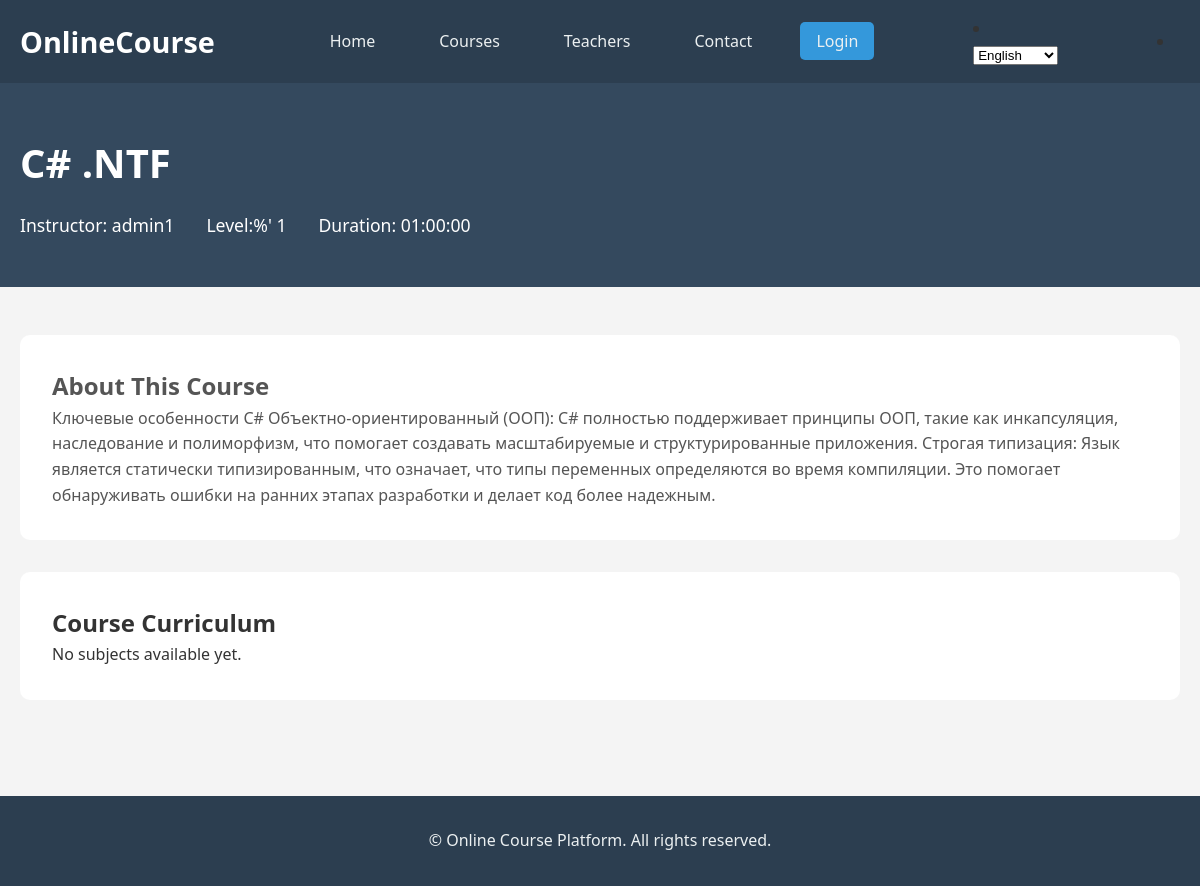
Page /course/4/ on the committed database.
### courses/models.py (models this page shows, shortened)
class Course(models.Model):
    title = models.CharField(max_length=200)
    description = models.TextField()
    teacher = models.ForeignKey(Teacher, on_delete=models.CASCADE)
    created_at = models.DateTimeField(auto_now_add=True)
    duration = models.CharField(max_length=50)
    level = models.CharField(max_length=50)

class Teacher(models.Model):
    user = models.OneToOneField(User, on_delete=models.CASCADE)
    bio = models.TextField()
    expertise = models.CharField(max_length=200)
    photo = models.CharField(max_length=500, blank=True)
    def __str__(self):
        return self.user.get_full_name() or self.user.username

### courses/views.py (the view)
# urls.py: path('course/<int:course_id>/', views.course_detail, name='course_detail'),
def course_detail(request, course_id):
    course = get_object_or_404(Course, id=course_id)
    subjects = course.subjects.all()
    return render(request, 'courses/course_detail.html', {'course': course, 'subjects': subjects})

### courses/templates/courses/course_detail.html (shortened to what this page needs)
{% extends 'base.html' %}
{% load i18n %}
{% block content %}
<section class="course-detail-header">
    <div class="container">
        <h1>{{ course.title }}</h1>
        <p class="course-meta">
            <span>{% trans 'Instructor:'%} {{ course.teacher }}</span>
            <span>{% trans 'Level:'%}%' {{ course.level }}</span>
            <span>{% trans 'Duration:'%} {{ course.duration }}</span>
        </p>
    </div>
</section>
<section class="course-content">
    <div class="container">
        <div class="course-description">
            <h2>{% trans 'About This Course'%}</h2>
            <p>{{ course.description }}</p>
        </div>
        <div class="course-curriculum">
            <h2>{% trans 'Course Curriculum'%}</h2>
            {% for subject in subjects %}
            <div class="subject-section">
                <h3>{{ subject.title }}</h3>
                <ul class="lessons-list">
                    {% for lesson in subject.lessons.all %}
                    <li class="lesson-item">
                        <a href="{% url 'lesson_detail' lesson.id %}">
                            <span class="lesson-title">{{ lesson.title }}</span>
                            <span class="lesson-duration">{{ lesson.duration }}</span>
                        </a>
                    </li>
                    {% endfor %}
                </ul>
            </div>
            {% empty %}
            <p>{% trans 'No subjects available yet.'%}</p>
            {% endfor %}
        </div>
    </div>
</section>
{% endblock %}

### courses/static/css/style.css (style rules this page uses)
* { margin: 0; padding: 0; box-sizing: border-box; }
body { font-family: 'Segoe UI', Tahoma, Geneva, Verdana, sans-serif; line-height: 1.6; color: #333; background-color: #f4f4f4; }
.container { max-width: 1200px; margin: 0 auto; padding: 0 20px; }
.course-description { color: #555; margin-bottom: 1rem; }
.course-detail-header { background-color: #34495e; color: #fff; padding: 3rem 0; }
.course-detail-header h1 { font-size: 2.5rem; margin-bottom: 1rem; }
.course-meta { display: flex; gap: 2rem; font-size: 1.1rem; }
.course-content { padding: 3rem 0; }
.course-description { background-color: #fff; padding: 2rem; border-radius: 10px; margin-bottom: 2rem; }
.course-curriculum { background-color: #fff; padding: 2rem; border-radius: 10px; }

### rows in the picture
Course: title "C# .NTF", teacher "admin1", level "1", duration "01:00:00", description "Ключевые особенности C# Объектно-ориентированный (ООП): C# полностью поддерживает принципы ООП, такие как инкапсуляция, наследование и полиморфизм, что помогает создавать масштабируемые и структурированные приложения. Строгая типизация: Язык является статически типизированным, что означает, что типы переменных определяются во время компиляции. Это помогает обнаруживать ошибки на ранних этапах разработки и делает код более надежным."
